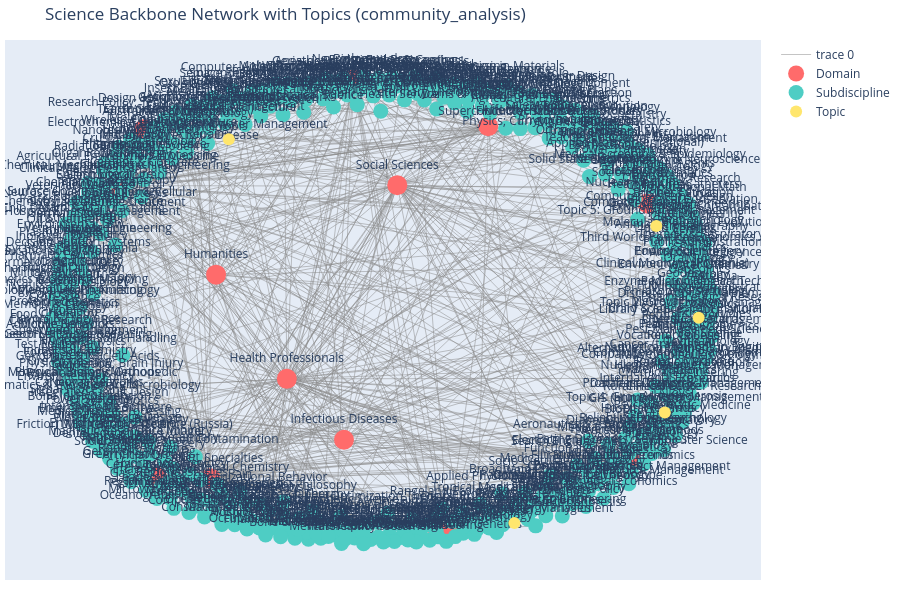

Source (notebook cell):
### Markdown cell above
### Visualize the Science Backbone Network

This figure places the discovered topics into the science backbone as a simple network. Topic nodes use the human-readable topic labels when those are available, which makes the diagram easier to explain in a tutorial or presentation.

### Code cell
print('Creating network visualization...\n')

graph, network_fig = sbp.create_network_figure(
    science_backbone,
    topic_mappings,
    case_study_name=CASE_STUDY_NAME,
)
network_fig.show()

print('✓ Visualization complete!')

### Figure 1 — Plotly figure (JSON) as saved in the notebook; plotly's stock layout.template omitted (floating-point values rounded to 4 significant figures; data arrays with more than 128 entries replaced by an {"elided": "..."} marker saying what was removed)
{"data": [{"hoverinfo": "none", "line": {"color": "#888", "width": 0.5}, "mode": "lines", "type": "scatter", "x": {"elided": "1677 float values"}, "y": {"elided": "1677 float values"}}, {"marker": {"color": "#FF6B6B", "size": 20}, "mode": "markers+text", "name": "Domain", "text": ["Biology", "Biotechnology", "Medical Specialties", "Chemical, Mechanical, & Civil Engineering", "Chemistry", "Earth Sciences", "Electrical Engineering & Computer Science", "Brain Research", "Humanities", "Infectious Diseases", "Math & Physics", "Health Professionals", "Social Sciences"], "textposition": "top center", "type": "scatter", "x": [-0.08312, 0.8008, -0.5132, -0.8021, 0.3218, -0.7135, 0.7477, -0.6745, -0.4966, -0.112, 0.2012, -0.2838, 0.04835], "y": [0.9758, 0.4498, -0.7172, 0.5256, 0.7772, 0.7646, -0.6398, -0.7119, 0.1475, -0.5535, -0.9417, -0.2948, 0.5274]}, {"marker": {"color": "#4ECDC4", "size": 15}, "mode": "markers+text", "name": "Subdiscipline", "text": {"elided": "554 str values"}, "textposition": "top center", "type": "scatter", "x": {"elided": "554 float values"}, "y": {"elided": "554 float values"}}, {"marker": {"color": "#FFE66D", "size": 12}, "mode": "markers+text", "name": "Topic", "text": ["Topic 1: Groundwater Management", "Topic 2: Groundwater Management", "Topic 3: Groundwater Management", "Topic 4: Groundwater Management", "Topic 5: Groundwater Management"], "textposition": "top center", "type": "scatter", "x": [0.4005, 0.9544, -0.4582, 0.8526, 0.827], "y": [-0.9072, -0.03578, 0.7219, -0.4378, 0.3542]}], "layout": {"height": 600, "hovermode": "closest", "margin": {"b": 20, "l": 5, "r": 5, "t": 40}, "showlegend": true, "title": {"text": "Science Backbone Network with Topics (community_analysis)"}, "xaxis": {"showgrid": false, "showticklabels": false, "zeroline": false}, "yaxis": {"showgrid": false, "showticklabels": false, "zeroline": false}}}
